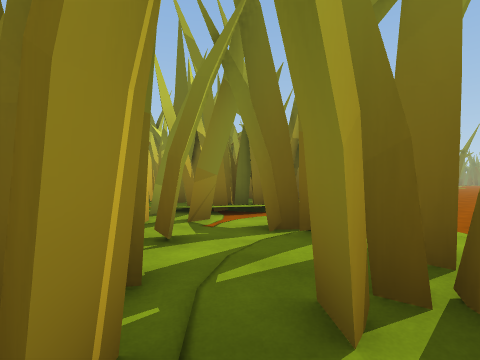
view 1 (above)

18 first-person views from a walk through a 3-D level made in the Unity game engine. The camera is 1.4 m above the floor, looks level and sees 85° across. The floor is counted in squares, 2 m on a side. Each view is taken from the middle of a square. On the plan, view 1 faces up. The plan holds only what a view shows up to about 9 squares ahead; the rest is blank. The place goes on beyond the plan. The player character is not drawn.

view 2
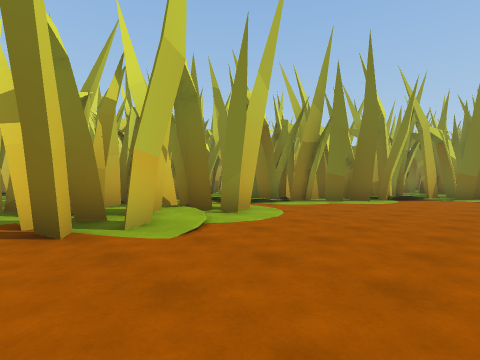

view 3
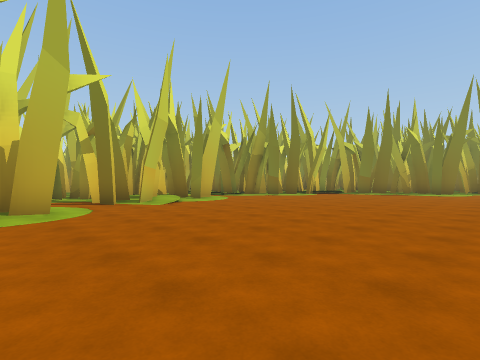

view 4
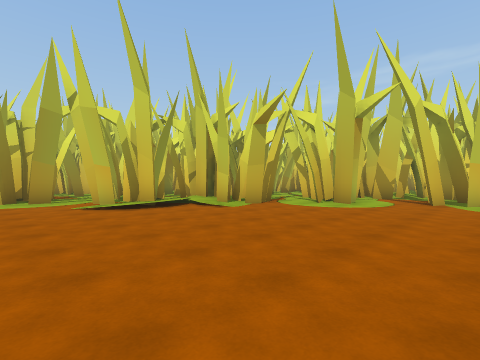

view 5
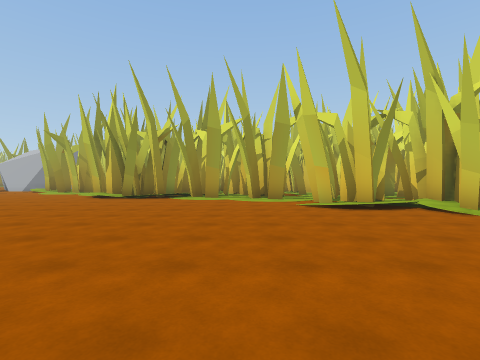

view 6
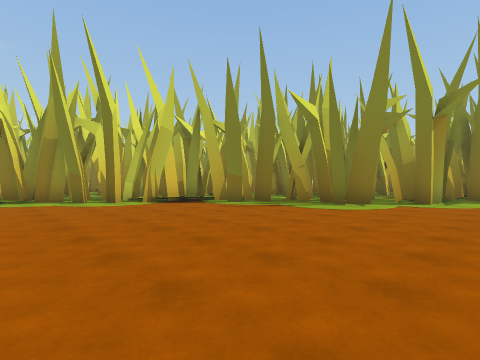

view 7
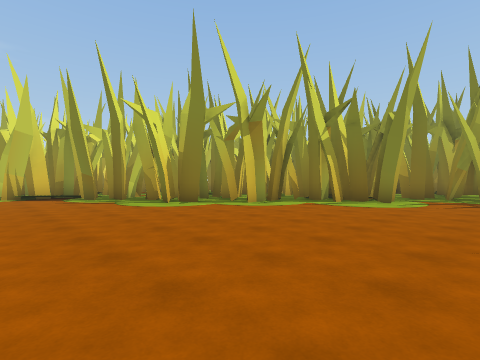

view 8
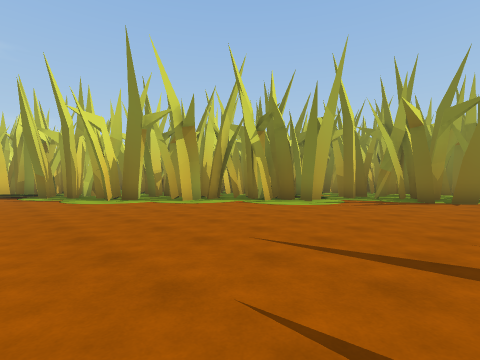

view 9
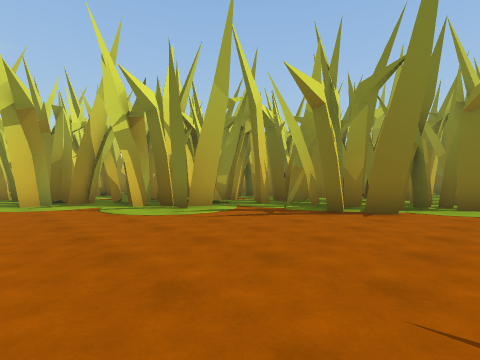

view 10
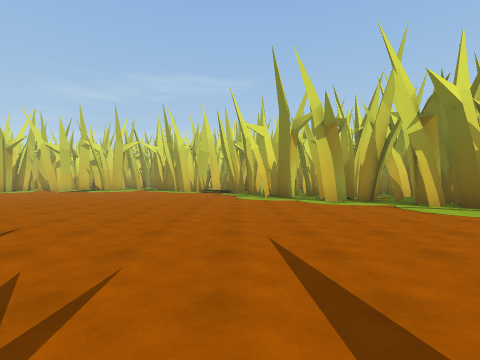

view 11
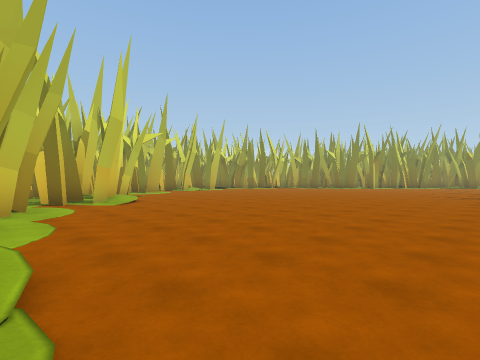

view 12
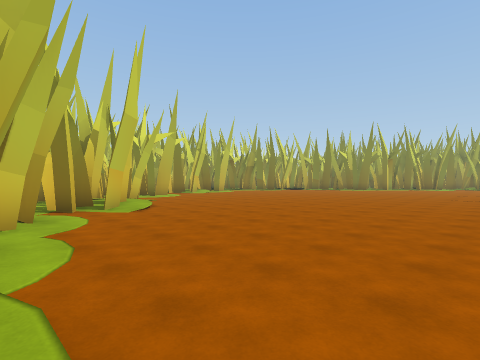

view 13
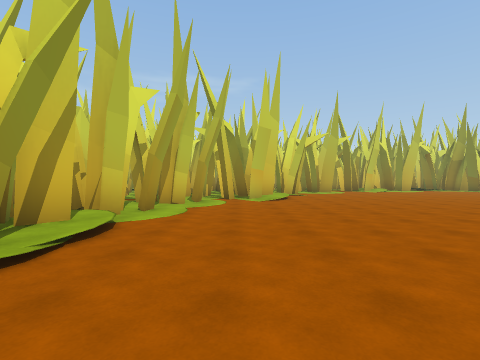

view 14
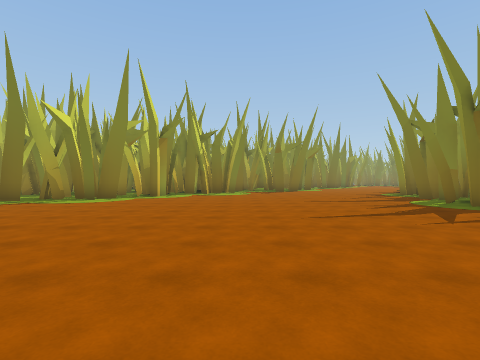

view 15
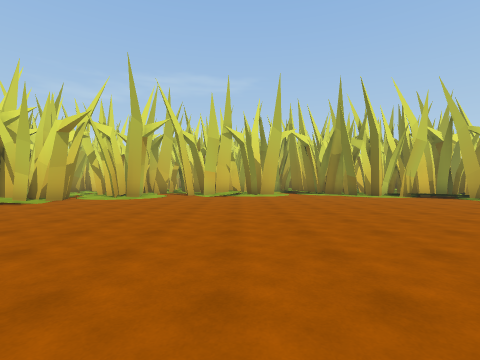

view 16
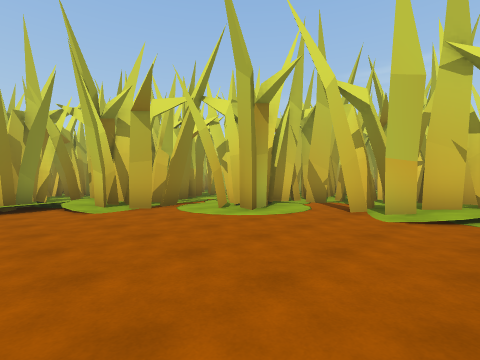

view 17
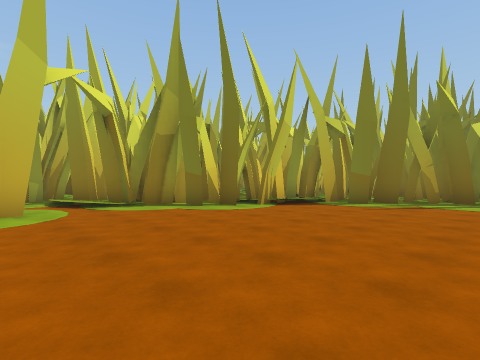

view 18
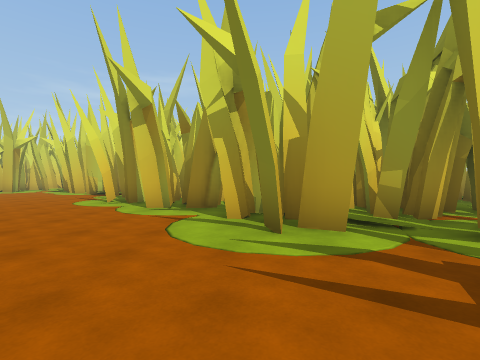

### Floor plan
Key: @ floor where view 1 was taken; # wall or solid block; x gap in a wall; . main floor; : floor 0.25 m higher than the main floor; / step, stairs or slope.
Columns run from 2 left of view 1 to 18 right of it. Each row starts with its distance up from view 1.
 23                    #
 22                   ###
 21                  ###.
 20             #######..
 19             #:/......
 18             ###......
 17             ###......
 16            ##........
 15          ####........
 14         ###..........
 13       ###.#..........
 12      ###.............
 11      #/..............
 10     ##/..............
  9    ###...............
  8   ###...............
  7  ###...............
  6 ##:/..............
  5 #................
  4 ##x##...........
  3 ##.#/..............
  2  #/##/.............
  1  #.##...............
  0  #@.................
 -1  ###.#..............
 -2   #####.............
 -3      ###............
 -4       ###//.........
 -5        #::#/........
 -6        #x###.........
 -7        #.####........
 -8            #######//

Positions as (right, up) in squares from view 1, and headings:
1: (0, 0), facing up
2: (6, 0), facing up-left
3: (10, -2), facing up-left
4: (11, 2), facing down-left
5: (11, 2), facing down
6: (11, 6), facing up-left
7: (15, 9), facing up-left
8: (17, 10), facing up-left
9: (18, 14), facing up-left
10: (18, 12), facing left
11: (17, -8), facing up-left
12: (16, -8), facing up-left
13: (18, -6), facing left
14: (13, 4), facing up
15: (14, 3), facing left
16: (8, 3), facing down-left
17: (8, 4), facing up-left
18: (16, 17), facing left
